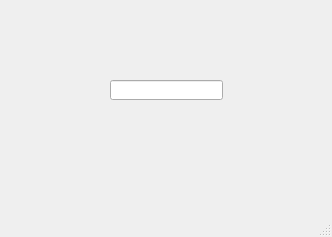
<?xml version="1.0" encoding="UTF-8"?>
<ui version="4.0">
 <class>MainWindow</class>
 <widget class="QMainWindow" name="MainWindow">
  <property name="geometry">
   <rect>
    <x>0</x>
    <y>0</y>
    <width>332</width>
    <height>237</height>
   </rect>
  </property>
  <property name="windowTitle">
   <string>MainWindow</string>
  </property>
  <widget class="QWidget" name="centralwidget">
   <widget class="QLineEdit" name="lineEdit">
    <property name="geometry">
     <rect>
      <x>110</x>
      <y>80</y>
      <width>113</width>
      <height>20</height>
     </rect>
    </property>
   </widget>
  </widget>
  <widget class="QMenuBar" name="menubar">
   <property name="geometry">
    <rect>
     <x>0</x>
     <y>0</y>
     <width>332</width>
     <height>17</height>
    </rect>
   </property>
  </widget>
  <widget class="QStatusBar" name="statusbar"/>
 </widget>
 <resources/>
 <connections/>
</ui>
